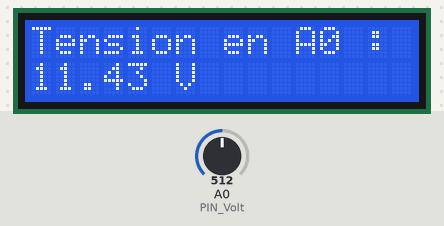
A sketch run on a simulated Arduino Uno, built with avr-gcc and run on an emulated ATmega328P. On the bench: 16×2 character LCD. Inputs (shaded band) come from the test bench; at power-on: A0 (PIN_Volt) = 512.

Above: at 3.3 s.
3.4 s: A0 (PIN_Volt) set to 461
At 4.7 s:
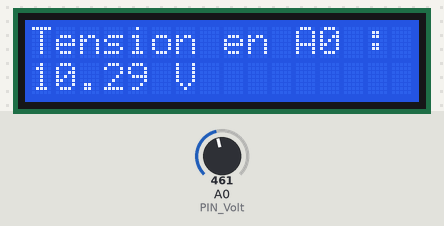
5.4 s: A0 (PIN_Volt) set to 441
At 6.6 s:
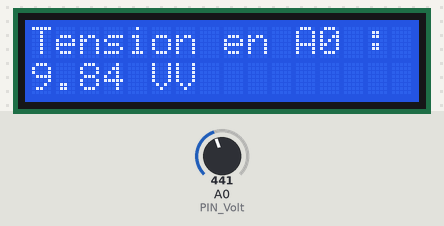
7.2 s: A0 (PIN_Volt) set to 511
At 8.5 s:
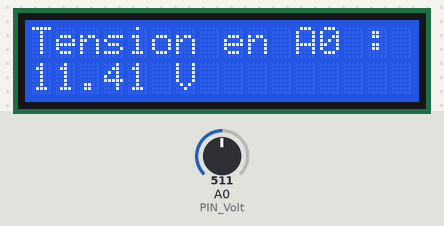
Timing chart, 0 to 10.2 s (numbered marks = the images above; inputs shaded):
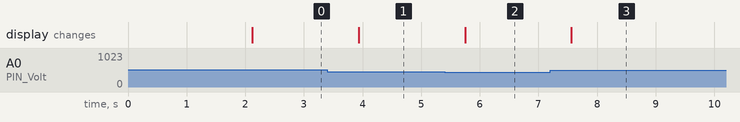

The sketch:

exercice5.ino
```cpp
#include <Wire.h>
#include <LiquidCrystal_I2C.h>

LiquidCrystal_I2C lcd(0x27, 16, 2);

#define R1 2000
#define R2 560
#define PIN_Volt A0

#define MAX_VOLTS_INPUT 22.857F
#define RATIO_VOLT (float)(22.857F / 5.0F)
#define RATIO_ADC (float)(5.0F / 1024.0F)

float calculateVin(uint16_t vADC) {
  return RATIO_ADC * (float)vADC * RATIO_VOLT;
}

byte Ohm[8] = {
  B01110,
  B10001,
  B10001,
  B10001,
  B01010,
  B01010,
  B11011,
};

void setup() {
  Serial.begin(9600);
  lcd.init();
  lcd.backlight();
  lcd.createChar(0, Ohm);
  lcd.setCursor(5, 0);
  lcd.write(byte(0));
  lcd.print("RSYS");
  lcd.setCursor(0, 1);
  lcd.print("Voltmetre");
  delay(2000);
  lcd.setCursor(0, 1);
  lcd.print("         ");
  lcd.setCursor(0, 0);
  lcd.print("Tension en A0 : ");
}

void loop() {
  // put your main code here, to run repeatedly:

  lcd.setCursor(0, 1);
  lcd.print(calculateVin(analogRead(PIN_Volt)));
  lcd.print(" V");
  delay(900);
}
```

Measured:
- the behaviour switches between 448 and 447 on A0 (PIN_Volt) (found by bisection; images 1 and 2)
- after the input at 3.4 s, the display: changes after 0.53 s (image 1)
- after the input at 5.4 s, the display: changes after 0.35 s (image 2)
- after the input at 7.2 s, the display: changes after 0.36 s (image 3)
